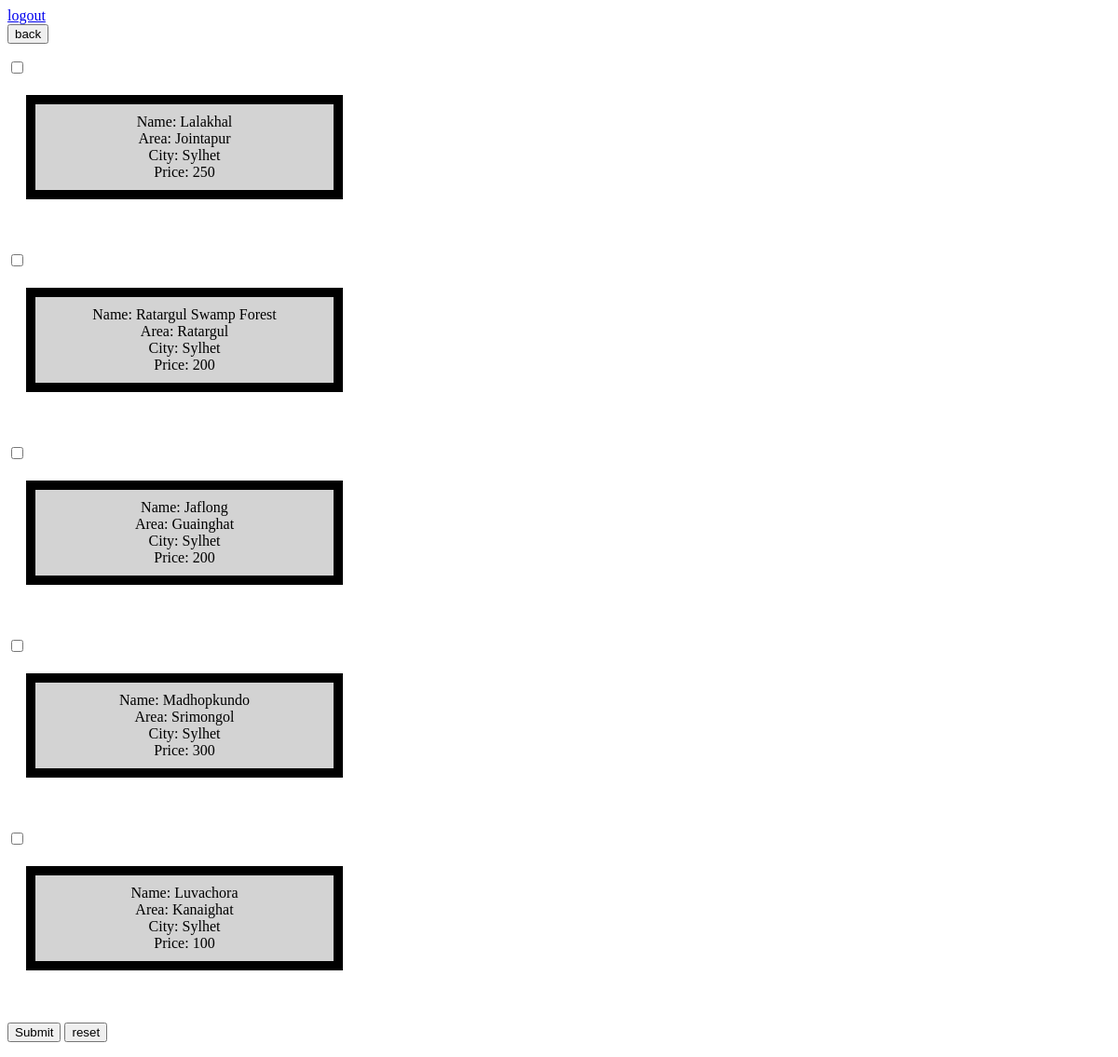
Screenshot of /travel/71sylhet.php with the database file from the repository.
### tables this page shows
CREATE TABLE `tourist_places` (
  `id` int(50) NOT NULL,
  `Name` varchar(225) NOT NULL,
  `Area` varchar(500) NOT NULL,
  `City` varchar(225) NOT NULL,
  `Price` double NOT NULL,
  `pic_id` int(50) DEFAULT NULL
);

### travel/71sylhet.php (the view, shortened to what this page needs)
 <a href="70logout1.php">logout  </a>
<form  method="post" action ="7allcity.php">
        <button  >back</button>
        </form>
 <form action="72check.php" method="post">
<?php
include("dbconnection.php");
$query_s= "SELECT * FROM `tourist_places` WHERE `City` = 'Sylhet' ";
$run_query  = mysqli_query($con, $query_s);
while($r=mysqli_fetch_assoc($run_query)){    ?>
   <input type="checkbox" name="places[]" value="<?php echo $r['Name']; ?>">  <head>
</head>
<body>
<div align="center">  <?php
     echo "Name: ".$r['Name'] ;  echo "<br>";
                echo   "Area: ".$r['Area'] ; echo "<br>";
                echo   "City: ".$r['City'] ; echo "<br>";
                                    echo   "Price: ".$r['Price'] ; echo "<br>";
    ?> </div>
     </body>  <br><br>
 <?php
}
?>
   <input type="submit" name="submit" value="Submit" />
<input type="reset" name="reset" value="reset" />
</form>

### travel/71sylhet.php (style rules this page uses)
div { background-color: lightgrey; width: 300px; border: 10px solid Black; padding: 10px; margin: 20px; }

### rows the page displays
tourist_places: Name "Lalakhal", Area "Jointapur", City "Sylhet", Price "250"
tourist_places: Name "Ratargul Swamp Forest", Area "Ratargul", City "Sylhet", Price "200"
tourist_places: Name "Jaflong", Area "Guainghat", City "Sylhet", Price "200"
tourist_places: Name "Madhopkundo", Area "Srimongol", City "Sylhet", Price "300"
tourist_places: Name "Luvachora", Area "Kanaighat", City "Sylhet", Price "100"
